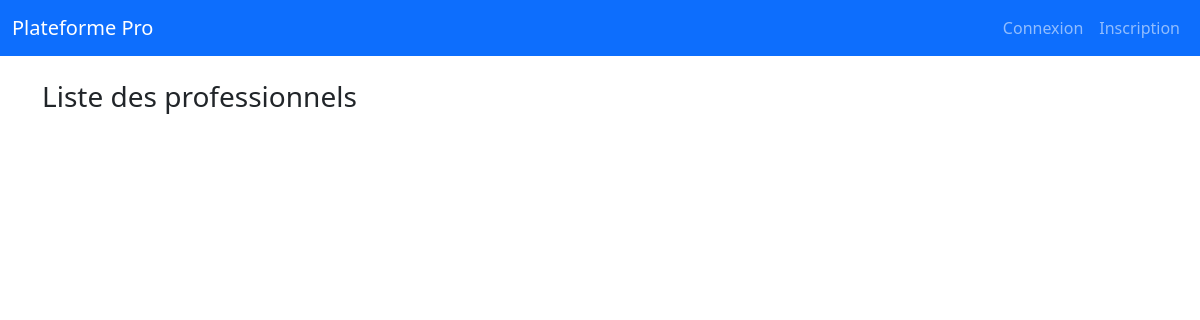
Page /professionals on the earlier database version.
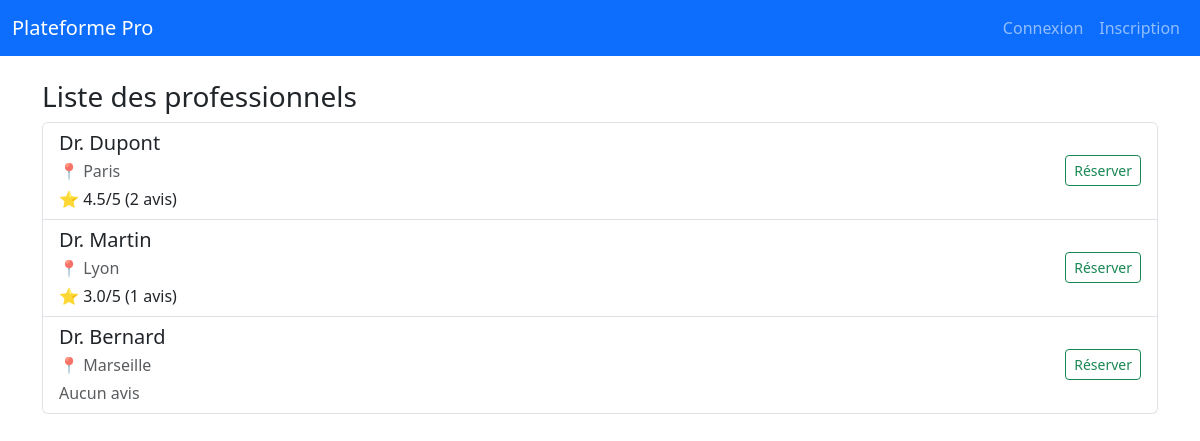
Same page on the later database version.
### tables this page shows
CREATE TABLE users (
        id INTEGER PRIMARY KEY,
        name TEXT, email TEXT, password TEXT, role TEXT
    , localisation TEXT);

### app.py (the view)
@app.route('/professionals')
def view_professionals():
    conn = get_db()
    pros = conn.execute('''
        SELECT u.id, u.name, u.localisation,
               COALESCE(AVG(a.note), 0) as note_moyenne,
               COUNT(a.id) as nb_avis
        FROM users u
        LEFT JOIN avis a ON u.id = a.pro_id
        WHERE u.role = 'pro'
        GROUP BY u.id
        ORDER BY note_moyenne DESC
    ''').fetchall()
    return render_template('professionals.html', professionals=pros)

### app.py (called while the page is built)
def get_db():
    conn = sqlite3.connect('database.db')
    conn.row_factory = sqlite3.Row
    return conn

### templates/professionals.html (shortened to what this page needs)
{% extends "base.html" %}{% block title %}Professionnels{% endblock %}{% block content %}
<h3>Liste des professionnels</h3>
<ul class="list-group">
{% for pro in professionals %}
    <li class="list-group-item">
        <div class="d-flex justify-content-between align-items-center">
            <div>
                <h5 class="mb-1">{{ pro.name }}</h5>
                {% if pro.localisation %}
                <p class="mb-1 text-muted">📍 {{ pro.localisation }}</p>
                {% endif %}
                <p class="mb-0">
                    {% if pro.nb_avis > 0 %}
                        ⭐ {{ "%.1f"|format(pro.note_moyenne) }}/5 ({{ pro.nb_avis }} avis)
                    {% else %}
                        <span class="text-muted">Aucun avis</span>
                    {% endif %}
                </p>
            </div>
            <div>
                <a href="{{ url_for('book', pro_id=pro.id) }}" class="btn btn-sm btn-outline-success">Réserver</a>
            </div>
        </div>
    </li>
{% endfor %}
</ul>
{% endblock %}

### templates/base.html (shortened to what this page needs)
<!DOCTYPE html>
<html lang="fr">
<head>
    <link href="https://cdn.jsdelivr.net/npm/bootstrap@5.3.0/dist/css/bootstrap.min.css" rel="stylesheet">
</head>
<body>
<nav class="navbar navbar-expand-lg navbar-dark bg-primary">
  <div class="container-fluid">
    <a class="navbar-brand" href="{{ url_for('index') }}">Plateforme Pro</a>
    <div>
      <ul class="navbar-nav me-auto mb-2 mb-lg-0">
        {% if 'user_id' in session %}
            <li class="nav-item"><a class="nav-link" href="{{ url_for('dashboard') }}">Tableau de bord</a></li>
            <li class="nav-item"><a class="nav-link" href="{{ url_for('logout') }}">Déconnexion</a></li>
        {% else %}
            <li class="nav-item"><a class="nav-link" href="{{ url_for('login') }}">Connexion</a></li>
            <li class="nav-item"><a class="nav-link" href="{{ url_for('register') }}">Inscription</a></li>
        {% endif %}
      </ul>
    </div>
  </div>
</nav>
<div class="container mt-4">
    {% block content %}{% endblock %}
</div>
</body>
</html>

Differences in the rows shown:
added users: name "Dr. Dupont", localisation "Paris", note_moyenne "4.5", nb_avis "2"
added users: name "Dr. Martin", localisation "Lyon", note_moyenne "3.0", nb_avis "1"
added users: name "Dr. Bernard", localisation "Marseille", shows "Aucun avis"
